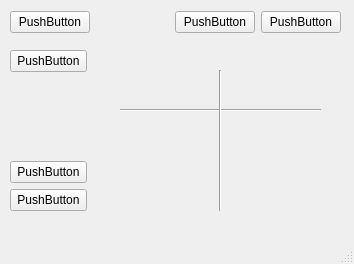
<?xml version="1.0" encoding="UTF-8"?>
<ui version="4.0">
 <class>MainWindow</class>
 <widget class="QMainWindow" name="MainWindow">
  <property name="geometry">
   <rect>
    <x>0</x>
    <y>0</y>
    <width>354</width>
    <height>264</height>
   </rect>
  </property>
  <property name="windowTitle">
   <string>MainWindow</string>
  </property>
  <widget class="QWidget" name="centralwidget">
   <widget class="Line" name="line">
    <property name="geometry">
     <rect>
      <x>120</x>
      <y>100</y>
      <width>201</width>
      <height>20</height>
     </rect>
    </property>
    <property name="orientation">
     <enum>Qt::Horizontal</enum>
    </property>
   </widget>
   <widget class="Line" name="line_2">
    <property name="geometry">
     <rect>
      <x>210</x>
      <y>70</y>
      <width>20</width>
      <height>141</height>
     </rect>
    </property>
    <property name="orientation">
     <enum>Qt::Vertical</enum>
    </property>
   </widget>
   <widget class="QWidget" name="">
    <property name="geometry">
     <rect>
      <x>10</x>
      <y>10</y>
      <width>331</width>
      <height>25</height>
     </rect>
    </property>
    <layout class="QHBoxLayout" name="horizontalLayout">
     <item>
      <widget class="QPushButton" name="pushButton">
       <property name="text">
        <string>PushButton</string>
       </property>
      </widget>
     </item>
     <item>
      <spacer name="horizontalSpacer">
       <property name="orientation">
        <enum>Qt::Horizontal</enum>
       </property>
       <property name="sizeHint" stdset="0">
        <size>
         <width>40</width>
         <height>20</height>
        </size>
       </property>
      </spacer>
     </item>
     <item>
      <widget class="QPushButton" name="pushButton_2">
       <property name="text">
        <string>PushButton</string>
       </property>
      </widget>
     </item>
     <item>
      <widget class="QPushButton" name="pushButton_3">
       <property name="text">
        <string>PushButton</string>
       </property>
      </widget>
     </item>
    </layout>
   </widget>
   <widget class="QWidget" name="">
    <property name="geometry">
     <rect>
      <x>10</x>
      <y>50</y>
      <width>77</width>
      <height>161</height>
     </rect>
    </property>
    <layout class="QVBoxLayout" name="verticalLayout">
     <item>
      <widget class="QPushButton" name="pushButton_4">
       <property name="text">
        <string>PushButton</string>
       </property>
      </widget>
     </item>
     <item>
      <spacer name="verticalSpacer">
       <property name="orientation">
        <enum>Qt::Vertical</enum>
       </property>
       <property name="sizeHint" stdset="0">
        <size>
         <width>20</width>
         <height>40</height>
        </size>
       </property>
      </spacer>
     </item>
     <item>
      <widget class="QPushButton" name="pushButton_5">
       <property name="text">
        <string>PushButton</string>
       </property>
      </widget>
     </item>
     <item>
      <widget class="QPushButton" name="pushButton_6">
       <property name="text">
        <string>PushButton</string>
       </property>
      </widget>
     </item>
    </layout>
   </widget>
  </widget>
  <widget class="QMenuBar" name="menubar">
   <property name="geometry">
    <rect>
     <x>0</x>
     <y>0</y>
     <width>354</width>
     <height>21</height>
    </rect>
   </property>
  </widget>
  <widget class="QStatusBar" name="statusbar"/>
 </widget>
 <resources/>
 <connections/>
</ui>
